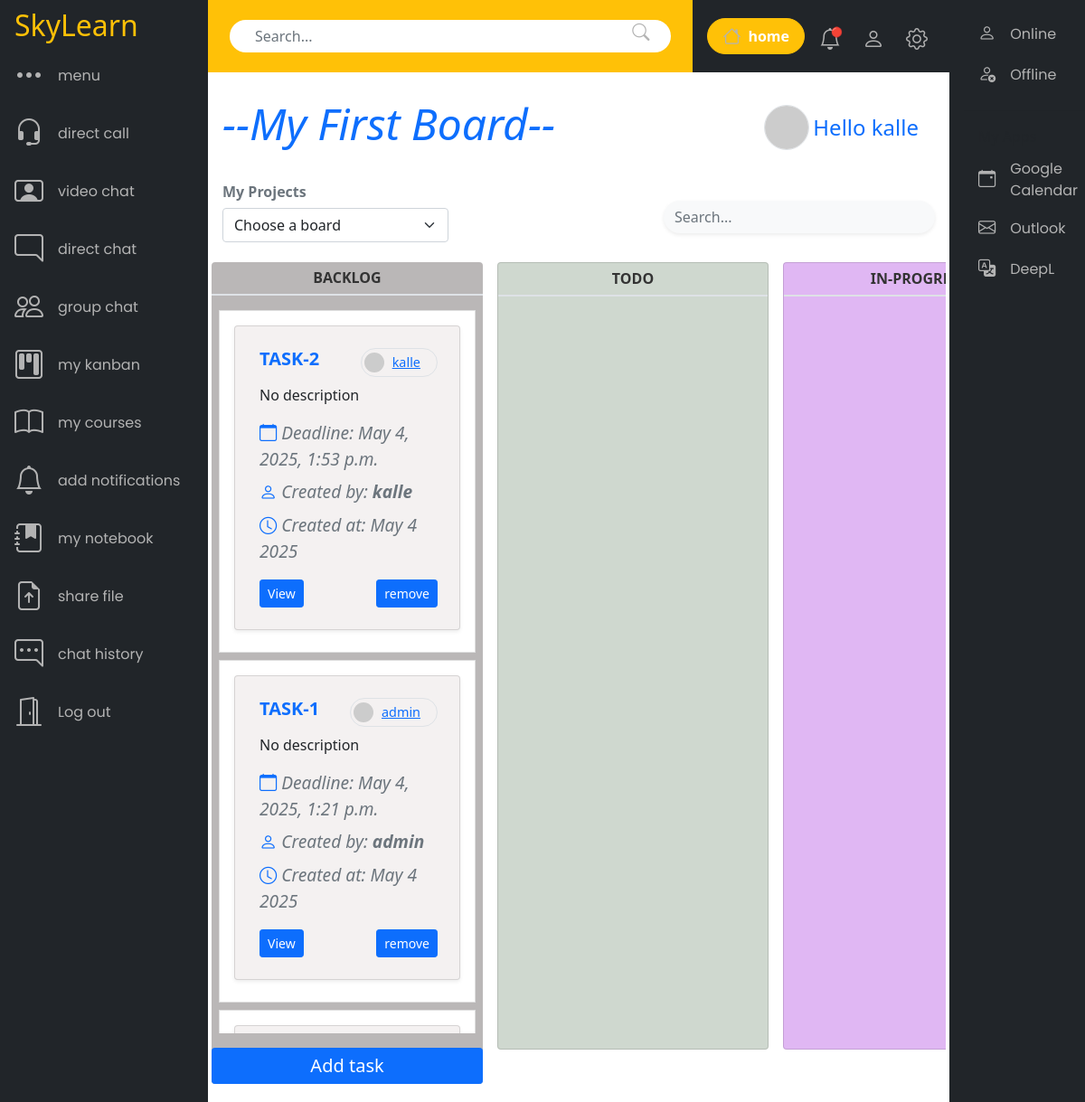
/kanban/board/1 (signed in), run on the app's committed database.
### kanban/models.py (models this page shows, shortened)
class Board(models.Model):
    name = models.CharField(max_length=255, help_text= "Enter your project name...")
    description = models.TextField(blank=True, help_text= "Write a descripton...")
    color = models.CharField(max_length=7, default="#ffffff")
    created_by = models.ForeignKey(User, on_delete=models.CASCADE, related_name="boards")
    created_at = models.DateTimeField(auto_now_add=True)
    updated_at = models.DateTimeField(auto_now=True)

class Task(models.Model):
    STATUS_CHOICES = [
        ('backlog', 'Backlog'),
        ('todo', 'To Do'),
        ('inprogress', 'In Progress'),
        ('review', 'Review'),
        ('complete', 'Complete'),
    ]
    board = models.ForeignKey(Board, on_delete= models.CASCADE, related_name="tasks", default=1)
    title = models.CharField(max_length=100)
    description = models.TextField(blank=True)
    created_by = models.ForeignKey(User, on_delete=models.CASCADE, related_name="tasks")
    created_at = models.DateTimeField(auto_now_add=True)
    deadline = models.DateTimeField(default=timezone.now)
    completed = models.BooleanField(default=False)
    status = models.CharField(max_length=20, choices= STATUS_CHOICES, default='backlog')

### myapp/models.py (models this page shows, shortened)
class User(AbstractUser):
    ADMIN = "admin"
    TEACHER = "teacher"
    PARTICIPANT = "participant"
    ROLE_CHOICES = [
        (ADMIN, "Admin"),
        (TEACHER, "Teacher"),
        (PARTICIPANT, "Participant"),
    ]
    role = models.CharField(max_length=20, choices=ROLE_CHOICES, default=PARTICIPANT)

### kanban/views.py (the view)
# urls.py: path("board/<int:board_id>", views.kanban_board, name= 'kanban_board'),
@login_required
def kanban_board(request, board_id):
    board = get_object_or_404(Board, id=board_id, created_by=request.user)
    tasks = board.tasks.all().order_by('-created_at')
    boards = Board.objects.filter(created_by=request.user)
    return render(request, 'board.html', {
        'board': board,
        'tasks': tasks,
        'boards':boards,
    })

### kanban/templates/board.html (shortened to what this page needs)
{% extends 'dashboard_student.html' %}
{% block main_content %}
    {% if board %}
        <div class="container-fluid kanban-board p-1">
            {% include 'partials/board_topbar.html' %}
            <div class="kanban-scroll-wrapper">
                <div class="kanban-column flex-shrink-0 sortable-item "
                     data-status="backlog"
                     id="backlog">
                    <div class="card backlog border-0  d-flex flex-column ">
                        <h6 class="card-title text-uppercase py-2">Backlog</h6>
                        <div class="items-list px-2 sortable mb-3 vh-100 ">
                            {% for task in tasks %}
                                {% if task.status == 'backlog' %}
                                    {% include 'partials/tasks_list.html' %}
                                {% endif %}
                            {% endfor %}
                        </div>
                        <a class="btn btn-sm btn-primary d-flex justify-content-center align-self-end mt-auto w-100 fs-5"
                           href="{% url 'add_task' board.id %}">Add task</a>
                    </div>
                </div>
                <div class="kanban-column flex-shrink-0 sortable-item "
                     data-status="todo"
                     id="todo">
                    <div class="card todo min-vh-100">
                        <h6 class="card-title text-uppercase py-2">Todo</h6>
                        <div class="items-list px-2 sortable mb-3 vh-100 ">
                        </div>
                    </div>
                </div>
                <div class="kanban-column flex-shrink-0 sortable-item"
                     data-status="inprogress"
                     id="inprogress">
                    <div class="card inprogress min-vh-100">
                        <h6 class="card-title text-uppercase py-2">In-progress</h6>
                        <div class="items-list px-2 sortable mb-3 vh-100 ">
                        </div>
                    </div>
                </div>
            </div>
        {% else %}
            {% include 'create_board.html' %}
        {% endif %}
    {% endblock %}

### myapp/templates/dashboard_student.html (shortened to what this page needs)
{% extends 'base.html' %}
{% block content %}
    <div class="dashboard-layout ">
        <aside class="side-menu-login-user py-1">
            <a href="/"
               class="ms-3 mb-0 text-warning fs-2 text-decoration-none custom-logo">SkyLearn</a>
            {% include 'partials/sidebar_dashboard.html' %}
        </aside>
        <div class="dashboard-center-content">
            {% include 'partials/topbar.html' %}
            <main id="dashboard-main-content" class="p-0">
                {% block main_content %}{% endblock %}
            </main>
        </div>
        <aside class="inner-sidebar">
            {% include 'partials/innersidebar.html' %}
        </aside>
    </div>
{% endblock %}

### myapp/templates/base.html (shortened to what this page needs)
{% load static %}
<!DOCTYPE html>
<html lang="en">
    <head>
        <link rel="stylesheet"
              href="https://cdn.jsdelivr.net/npm/bootstrap@5.0.2/dist/css/bootstrap.min.css"
 />
        <link rel="stylesheet" href="{% static 'css/styles.css' %}" />
    </head>
    <body class="vh-100 vw-100">
        {% block content %}{% endblock %}
    </body>
</html>

### myapp/templates/partials/sidebar_dashboard.html
<ul class="nav d-flex flex-column">
    <li class="nav-item">
        <a href="#" class="nav-link"><i class="bi bi-three-dots icon"></i>menu</a>
    </li>
    <li class="nav-item">
        <a href="#" class="nav-link"><i class="bi bi-headset icon"></i>direct call</a>
    </li>
    <li class="nav-item">
        <a href="#" class="nav-link"><i class="bi bi-person-video icon"></i> video chat</a>
    </li>
    <li class="nav-item">
        <a href="{% url 'dashboard/student/chat' %}" class="nav-link"><i class="bi bi-chat-right icon"></i> direct chat</a>
    </li>
    <li class="nav-item">
        <a href="#" class="nav-link"><i class="bi bi-people icon"></i> group chat</a>
    </li>
    <li class="nav-item">
        <a href="{% url 'kanban_landing' %}"  class="nav-link"><i class="bi bi-kanban icon"></i> my kanban</a>
    </li>
    <li class="nav-item">
        <a href="#" class="nav-link"><i class="bi bi-book icon"></i> my courses</a>
    </li>
    <li class="nav-item">
        <a href="#" class="nav-link"><i class="bi bi-bell icon"></i> add notifications</a>
    </li>
    <li class="nav-item">
        <a href="#" class="nav-link"><i class="bi bi-journal-bookmark-fill icon"></i> my notebook</a>
    </li>
    <li class="nav-item">
        <a href="#" class="nav-link"><i class="bi bi-file-earmark-arrow-up icon"></i> share file</a>
    </li>
    <li class="nav-item">
        <a href="#" class="nav-link"><i class="bi bi-chat-right-dots icon"></i> chat history</a>
    </li>
    <li class="nav-item">
        <a href="{% url 'login' %}" class="nav-link"><i class="bi bi-door-open icon"></i> Log out</a>
    </li>
</ul>

### myapp/templates/partials/topbar.html (shortened to what this page needs)
<nav class="navbar-logdin-user w-100">
    <div class="topbar-wrapper d-flex">
        <div class="topbar-left bg-warning d-flex align-items-center px-4 flex-grow-1">
            <div class="input-group custom-search px-3">
                <input type="text"
                       class="form-control border-0 shadow-none rounded-end-circle d-none d-sm-flex search-input"
                       placeholder="Search...">
                <span class="search-icon border-0 ms-1">
                    <i class="bi bi-search"></i>
                </span>
            </div>
        </div>
        <div class="topbar-right bg-dark d-flex align-items-center px-3 gap-3 ms-auto">
            <a href="/"
               class="btn btn-warning d-flex align-items-center px-3 py-1 rounded-pill text-white fw-semibold btn-home">
                <i class="bi bi-house fs-5"></i> home
            </a>
            <a href="#" class="text-white position-relative icon">
                <i class="bi bi-bell fs-4"></i>
                <span class="translate-middle badge rounded-pill">🔴</span>
            </a>
            <a href="#" class="icon"><i class="bi bi-person fs-4"></i></a>
            <a href="#" class="icon"><i class="bi bi-gear fs-4"></i></a>
        </div>
    </div>
</nav>

### kanban/templates/partials/board_topbar.html (shortened to what this page needs)
<div class="container-fluid">
    <div class="row">
        <div class="d-flex justify-content-between">
            <h1 class="text-capitalize py-4"
                hx-get="{% url 'edit_board_name' board.id %}"
                hx-swap="outerHTML">
                <i class="text-primary">--{{ board.name }}--</i>
            </h1>
            <div class="task d-flex align-items-center ms-2">
                <img src="https://randomuser.me/api/portraits/thumb/women/49.jpg"
                     class="rounded-circle border"
                     width="50">
                <span class="text-primary ms-1 me-3 fs-4 fw-semibold">Hello {{ board.created_by.username }}</span>
            </div>
        </div>
    </div>
    <div class="row">
        <div class="d-flex flex-wrap justify-content-between align-items-center gap-3">
            <div style="min-width: 200px; width: 250px;">
                <h6 class="fw-bold text-muted">My Projects</h6>
                <select class="form-select w-100" aria-label="Default select example">
                    <option disabled selected hidden>Choose a board</option>
                </select>
            </div>
            <div class="mt-4" style="min-width: 200px; width: 300px;">
                <input type="text"
                       name="q"
                       hx-get="/trigger_delay"
                       hx-trigger="keyup delay:500ms changed"
                       hx-target="#search-results"
                       placeholder="Search..."
                       class="form-control w-100 rounded-pill shadow-sm border-0 bg-light mb-3">
            </div>
        </div>
    </div>
</div>

### kanban/templates/partials/tasks_list.html (shortened to what this page needs)
{% if tasks %}
    <form class="sortable list-group col-12 list-group-flush"
          hx-trigger="end"
          hx-post="{% url 'sort' %}"
          hx-target="#task-list">
        <div>
            <li class="list-group-item list-group-item-action d-flex justify-content-between align-items-center mb-2">
                <div class="card card-draggable shadow-sm mb-3 mt-2 p-2"
                     data-id="{{ task.id }}">
                    <div class="card-body">
                        <div class="d-flex justify-content-between mb-2">
                            <h5 class="text-primary fw-bold text-uppercase">{{ task.title }}</h5>
                            <div class="task border rounded-pill d-flex align-items-center">
                                <img src="https://randomuser.me/api/portraits/thumb/women/49.jpg"
                                     class="rounded-circle"
                                     width="22"
                                     style="margin: 1px">
                                <span class="text-secondary ms-1 me-3" style="font-size: 0.9em;"><a href="#" class="text-primary ms-1">{{ task.created_by.username }}</a></span>
                            </div>
                        </div>
                        <p class="fw-semibold text-dark">{{ task.description|default:"No description" }}</p>
                        <div class="d-flex flex-column gap-2">
                            <div class="d-flex">
                                <i class="bi bi-calendar text-primary me-2">
                                    <span class="text-muted">Deadline: {{ task.deadline }}</span>
                                </i>
                            </div>
                            <div class="d-flex">
                                <i class="bi bi-person text-primary">
                                    <span class="text-muted">Created by: <b>{{ task.created_by.username }}</b> </span>
                                </i>
                            </div>
                            <div class="d-flex">
                                <i class="bi bi-clock text-primary">
                                    <span class="text-muted">Created at: {{ task.created_at|date:"F j Y" }}</span>
                                </i>
                            </div>
                        </div>
                        <div class="d-flex  justify-content-between align-items-center">
                            <button class="btn btn-primary btn-sm d-flex mt-3 ">View</button>
                            <button class="btn btn-primary btn-sm d-flex mt-3"
                                    style="cursor: pointer"
                                    hx-delete="{% url 'delete_task' task.id %}"
                                    hx-target="#task-list"
                                    hx-confirm="Are you sure you whant to delete this task?">remove</button>
                        </div>
                    </li>
                </div>
            </form>
        {% else %}
            <p>You do not have any tasks in your list</p>
        {% endif %}

### myapp/templates/partials/innersidebar.html
<ul class="nav d-flex flex-column">
    <li class="nav-item ">
        <a class="nav-link gap-2" href="#"><i class="bi bi-person"></i>Online</a>
    </li>
    <li class="nav-item">
        <a class="nav-link " href="#"><i class="bi bi-person-x"></i>Offline</a>
    </li>
    <hr class="border-light">
    <li class="nav-item  ms-3 mb-1">My Apps</li>
    <li class="nav-item">
        <a class="nav-link" href="#"><i class="bi bi-calendar-event"></i> Google Calendar</a>
    </li>
    <li class="nav-item">
        <a class="nav-link " href="#"><i class="bi bi-envelope"></i> Outlook</a>
    </li>
    <li class="nav-item">
        <a class="nav-link" href="#"><i class="bi bi-translate"></i> DeepL</a>
    </li>
</ul>

### data on the page
Board: name "My First Board", created_by.username "kalle"
Task: title "TASK-2", created_by.username "kalle", description "No description", deadline "May 4, 2025, 1:53 p.m.", created_at "May 4 2025"
Task: title "TASK-1", created_by.username "admin", description "No description", deadline "May 4, 2025, 1:21 p.m.", created_at "May 4 2025"
